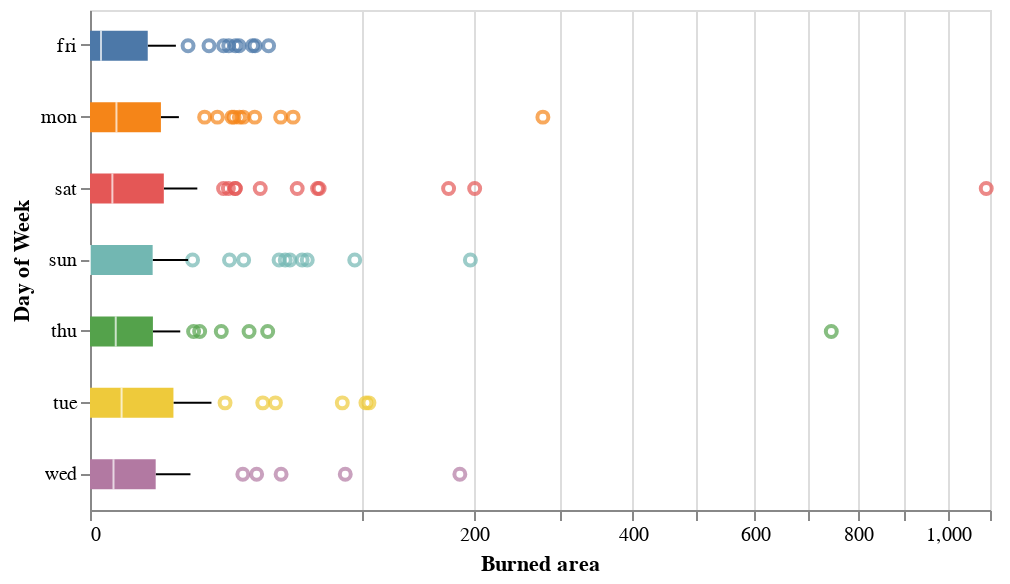

Notebook code cell kept with this figure:
### Markdown cell above
### Categorical columns

### Code cell
alt.Chart(cleaned_train_set).mark_boxplot(size = 15).encode(
    x = alt.X("area", 
              scale = alt.Scale(type = "sqrt"),
              title = "Burned area"),
    y = alt.Y("day", 
              sort = "x",
              title = "Day of Week"),
    color = alt.Color("day",
                      legend = None)
).properties(
    height = 250,
    width = 450
)

### Figure 1 — Vega-Lite specification as saved in the notebook (floating-point values rounded to 4 significant figures; data arrays with more than 128 entries replaced by an {"elided": "..."} marker saying what was removed)
{"$schema": "https://vega.github.io/schema/vega-lite/v4.8.1.json", "config": {"view": {"continuousHeight": 300, "continuousWidth": 400}}, "data": {"name": "data-11a842fd9ed8ebf01506069e7dfd2368"}, "datasets": {"data-11a842fd9ed8ebf01506069e7dfd2368": {"elided": "413 records"}}, "encoding": {"color": {"field": "day", "legend": null, "type": "nominal"}, "x": {"field": "area", "scale": {"type": "sqrt"}, "title": "Burned area", "type": "quantitative"}, "y": {"field": "day", "sort": "x", "title": "Day of Week", "type": "nominal"}}, "height": 250, "mark": {"size": 15, "type": "boxplot"}, "width": 450}
